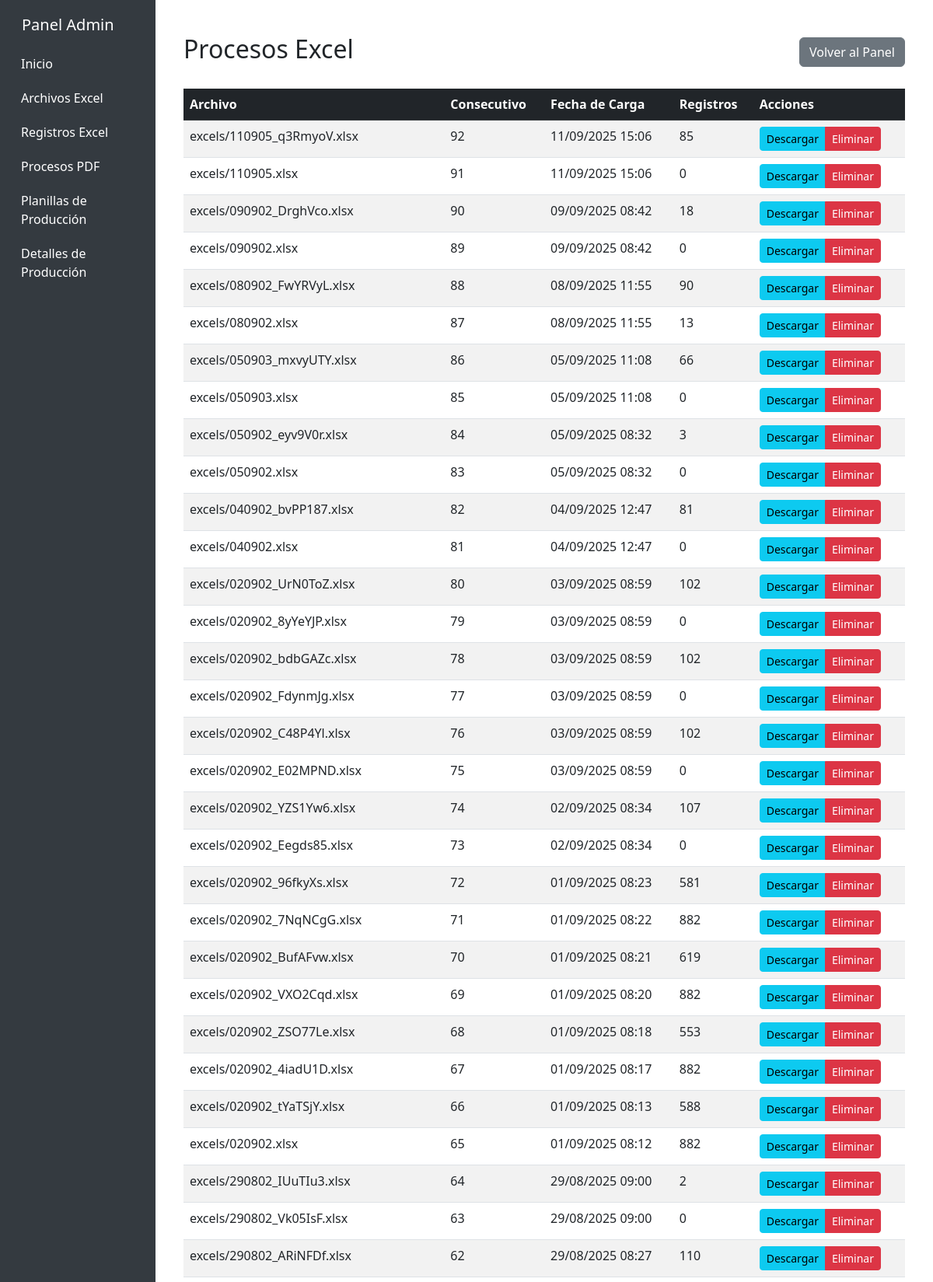
The app's page /secretadmin/excel/ (upper part) with its own data.
### excel_processor/models.py (models this page shows)
class ExcelProcess(models.Model):
    archivo = models.FileField(upload_to='excels/')
    consecutivo = models.IntegerField()
    fecha_carga = models.DateTimeField(auto_now_add=True)

### backend/admin_views.py (the view)
# urls.py: path('excel/', admin_views.ExcelProcessListView.as_view(), name='excel_process_list'),
class ExcelProcessListView(AdminViewMixin, ListView):
    model = ExcelProcess
    template_name = 'admin/excel_process_list.html'
    context_object_name = 'files'
    ordering = ['-fecha_carga']
    paginate_by = 100

### backend/admin_views.py (called while the page is built)
    def test_func(self):
        return True

### backend/templates/admin/excel_process_list.html (shortened to what this page needs)
{% extends 'admin/base.html' %}
{% load static %}
{% block content %}
<div class="container mt-4">
    <div class="d-flex justify-content-between align-items-center mb-4">
        <h2>Procesos Excel</h2>
        <a href="{% url 'custom_admin:home' %}" class="btn btn-secondary">
             Volver al Panel
        </a>
    </div>
    <div class="table-responsive">
        <table class="table table-striped table-hover">
            <thead class="table-dark">
                <tr>
                    <th>Archivo</th>
                    <th>Consecutivo</th>
                    <th>Fecha de Carga</th>
                    <th>Registros</th>
                    <th>Acciones</th>
                </tr>
            </thead>
            <tbody>
                {% for file in files %}
                <tr>
                    <td>{{ file.archivo.name }}</td>
                    <td>{{ file.consecutivo }}</td>
                    <td>{{ file.fecha_carga|date:"d/m/Y H:i" }}</td>
                    <td>{{ file.registros.count }}</td>
                    <td>
                        <div class="btn-group" role="group">
                            <a href="{{ file.archivo.url }}" class="btn btn-info btn-sm" target="_blank">
                                 Descargar
                            </a>
                            <a href="{% url 'custom_admin:excel_process_delete' pk=file.pk %}" class="btn btn-danger btn-sm">
                                 Eliminar
                            </a>
                        </div>
                    </td>
                </tr>
                {% empty %}
                <tr>
                    <td colspan="5" class="text-center">No hay procesos Excel</td>
                </tr>
                {% endfor %}
            </tbody>
        </table>
    </div>
</div>
{% endblock %}

### records on screen
ExcelProcess: archivo.name "excels/110905_q3RmyoV.xlsx", consecutivo "92", fecha_carga "11/09/2025 15:06", registros.count "85"
ExcelProcess: archivo.name "excels/110905.xlsx", consecutivo "91", fecha_carga "11/09/2025 15:06", registros.count "0"
ExcelProcess: archivo.name "excels/090902_DrghVco.xlsx", consecutivo "90", fecha_carga "09/09/2025 08:42", registros.count "18"
ExcelProcess: archivo.name "excels/090902.xlsx", consecutivo "89", fecha_carga "09/09/2025 08:42", registros.count "0"
ExcelProcess: archivo.name "excels/080902_FwYRVyL.xlsx", consecutivo "88", fecha_carga "08/09/2025 11:55", registros.count "90"
ExcelProcess: archivo.name "excels/080902.xlsx", consecutivo "87", fecha_carga "08/09/2025 11:55", registros.count "13"
ExcelProcess: archivo.name "excels/050903_mxvyUTY.xlsx", consecutivo "86", fecha_carga "05/09/2025 11:08", registros.count "66"
ExcelProcess: archivo.name "excels/050903.xlsx", consecutivo "85", fecha_carga "05/09/2025 11:08", registros.count "0"
ExcelProcess: archivo.name "excels/050902_eyv9V0r.xlsx", consecutivo "84", fecha_carga "05/09/2025 08:32", registros.count "3"
ExcelProcess: archivo.name "excels/050902.xlsx", consecutivo "83", fecha_carga "05/09/2025 08:32", registros.count "0"
ExcelProcess: archivo.name "excels/040902_bvPP187.xlsx", consecutivo "82", fecha_carga "04/09/2025 12:47", registros.count "81"
ExcelProcess: archivo.name "excels/040902.xlsx", consecutivo "81", fecha_carga "04/09/2025 12:47", registros.count "0"
ExcelProcess: archivo.name "excels/020902_UrN0ToZ.xlsx", consecutivo "80", fecha_carga "03/09/2025 08:59", registros.count "102"
ExcelProcess: archivo.name "excels/020902_8yYeYJP.xlsx", consecutivo "79", fecha_carga "03/09/2025 08:59", registros.count "0"
ExcelProcess: archivo.name "excels/020902_bdbGAZc.xlsx", consecutivo "78", fecha_carga "03/09/2025 08:59", registros.count "102"
ExcelProcess: archivo.name "excels/020902_FdynmJg.xlsx", consecutivo "77", fecha_carga "03/09/2025 08:59", registros.count "0"
ExcelProcess: archivo.name "excels/020902_C48P4Yl.xlsx", consecutivo "76", fecha_carga "03/09/2025 08:59", registros.count "102"
ExcelProcess: archivo.name "excels/020902_E02MPND.xlsx", consecutivo "75", fecha_carga "03/09/2025 08:59", registros.count "0"
ExcelProcess: archivo.name "excels/020902_YZS1Yw6.xlsx", consecutivo "74", fecha_carga "02/09/2025 08:34", registros.count "107"
ExcelProcess: archivo.name "excels/020902_Eegds85.xlsx", consecutivo "73", fecha_carga "02/09/2025 08:34", registros.count "0"
ExcelProcess: archivo.name "excels/020902_96fkyXs.xlsx", consecutivo "72", fecha_carga "01/09/2025 08:23", registros.count "581"
ExcelProcess: archivo.name "excels/020902_7NqNCgG.xlsx", consecutivo "71", fecha_carga "01/09/2025 08:22", registros.count "882"
ExcelProcess: archivo.name "excels/020902_BufAFvw.xlsx", consecutivo "70", fecha_carga "01/09/2025 08:21", registros.count "619"
ExcelProcess: archivo.name "excels/020902_VXO2Cqd.xlsx", consecutivo "69", fecha_carga "01/09/2025 08:20", registros.count "882"
ExcelProcess: archivo.name "excels/020902_ZSO77Le.xlsx", consecutivo "68", fecha_carga "01/09/2025 08:18", registros.count "553"
ExcelProcess: archivo.name "excels/020902_4iadU1D.xlsx", consecutivo "67", fecha_carga "01/09/2025 08:17", registros.count "882"
ExcelProcess: archivo.name "excels/020902_tYaTSjY.xlsx", consecutivo "66", fecha_carga "01/09/2025 08:13", registros.count "588"
ExcelProcess: archivo.name "excels/020902.xlsx", consecutivo "65", fecha_carga "01/09/2025 08:12", registros.count "882"
ExcelProcess: archivo.name "excels/290802_IUuTIu3.xlsx", consecutivo "64", fecha_carga "29/08/2025 09:00", registros.count "2"
ExcelProcess: archivo.name "excels/290802_Vk05IsF.xlsx", consecutivo "63", fecha_carga "29/08/2025 09:00", registros.count "0"
ExcelProcess: archivo.name "excels/290802_ARiNFDf.xlsx", consecutivo "62", fecha_carga "29/08/2025 08:27", registros.count "110"
